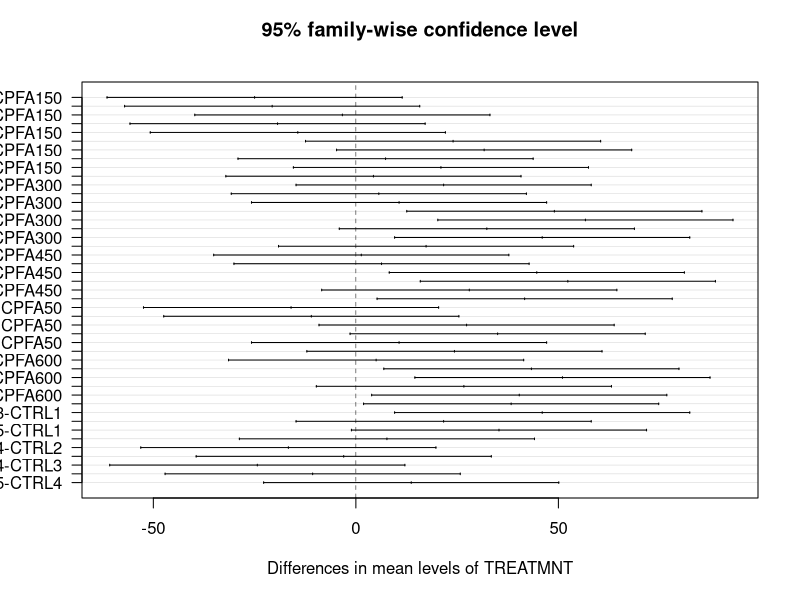
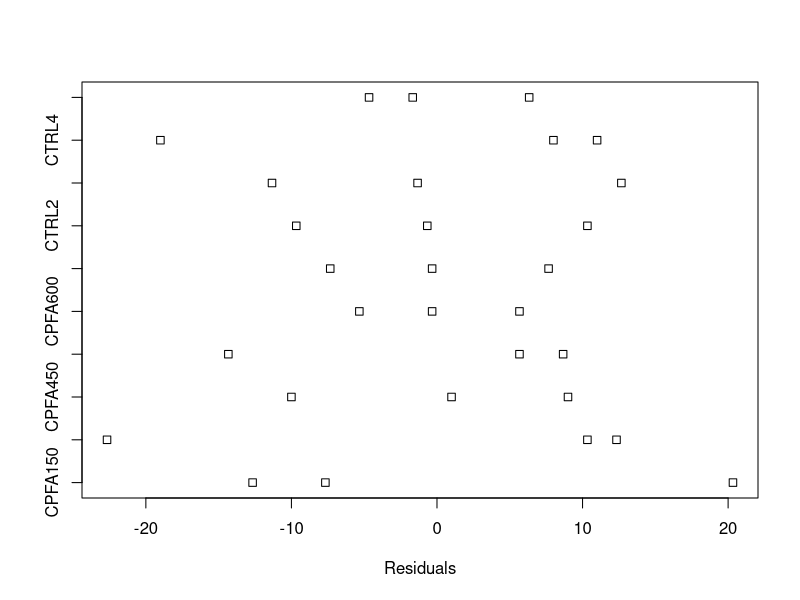
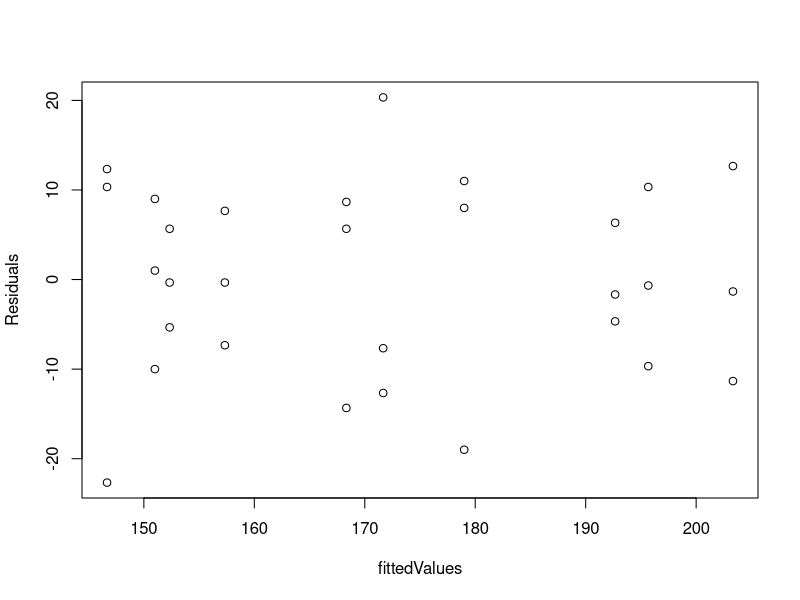
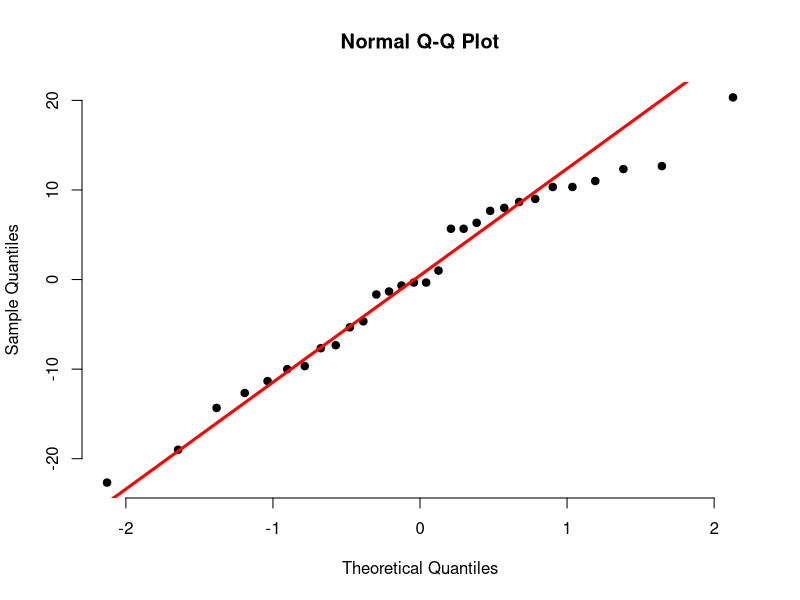
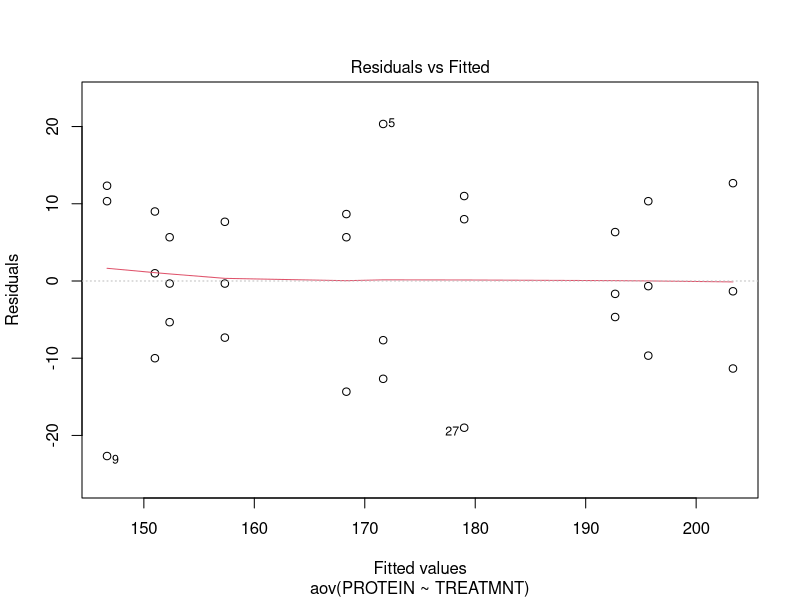
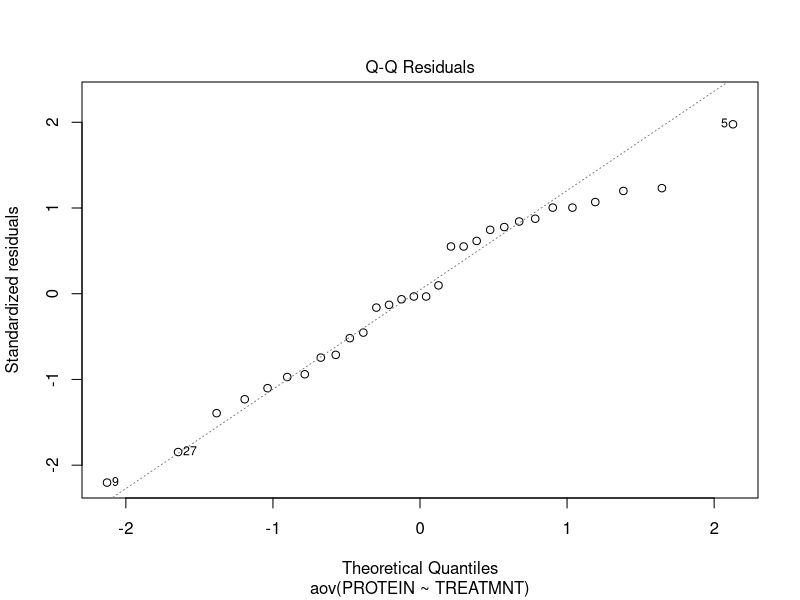
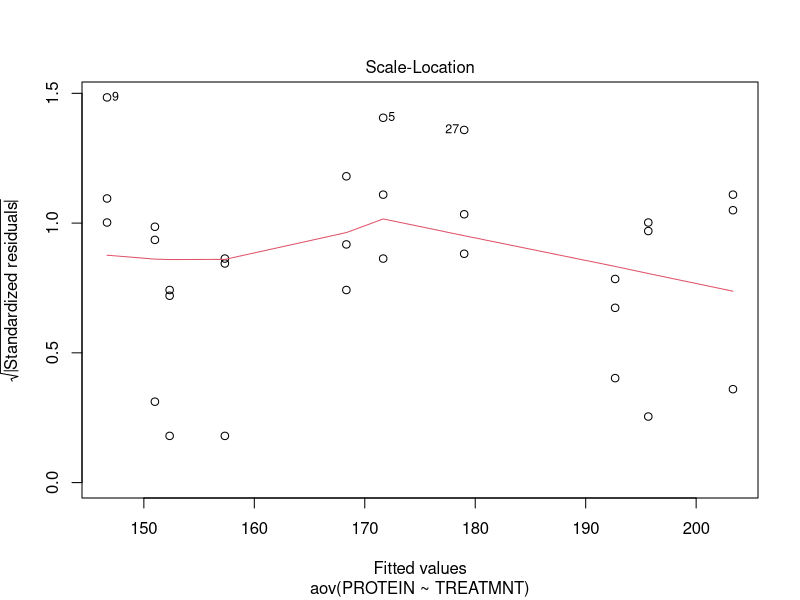
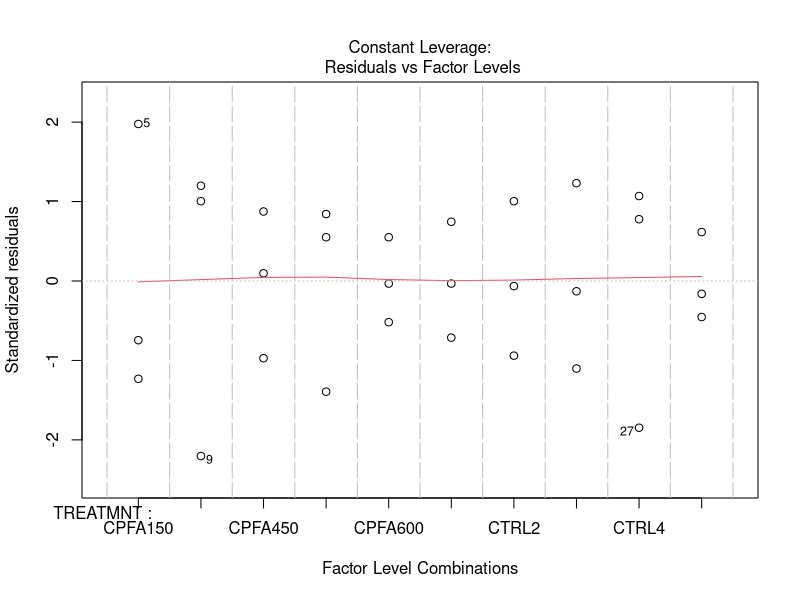

These figures' R source, in order:
## ---- chunk 1
FattyAcid=read.csv("FattyAcidData.csv")

## ---- chunk 2
fullModel=aov(PROTEIN~TREATMNT,data=FattyAcid)
summary(fullModel)
## ---- chunk 3
TukeyHSD(fullModel, conf.level=.95)
## ---- chunk 4
plot(TukeyHSD(fullModel, conf.level=.95), las=1)
## ---- chunk 5
Residuals=resid(lm(PROTEIN~TREATMNT,data=FattyAcid))#function resid computes the residuals
stripchart(Residuals~FattyAcid$TREATMNT)#plots residuals vs. Treatments
fittedValues= fitted(lm(PROTEIN~TREATMNT,data=FattyAcid))# the fitted values are the sample means
plot(fittedValues,Residuals)#gives the standard residual plot

qqnorm(Residuals, pch = 19, frame = FALSE)
qqline(Residuals, col = "red", lwd = 3)
## ---- chunk 6
plot(fullModel)
## ---- chunk 7
FattyAcidReduced=read.csv("FattyAcidData_reduced.csv")
reduceModel=aov(PROTEIN~TREATMNT,data=FattyAcidReduced)
summary(reduceModel)
## ---- chunk 8

anova(reduceModel,fullModel)
## ---- chunk 9
KWModel=kruskal.test(PROTEIN~TREATMNT,data=FattyAcid)
KWModel
